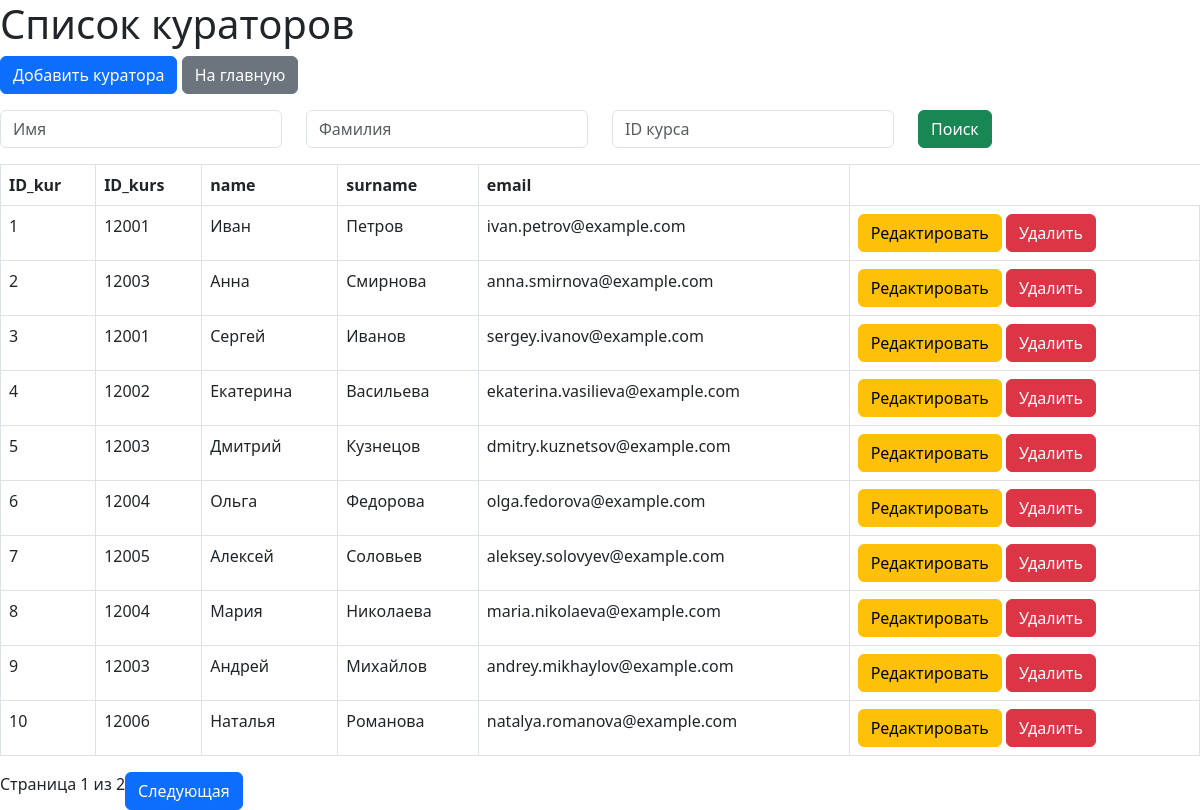
The app's page /kurators with its own data.
### models.py (models this page shows)
class Kurator(db.Model):
    __tablename__ = 'kurator'
    ID_kur = db.Column(db.Integer, primary_key=True, autoincrement = True)
    ID_kurs = db.Column(db.Integer,  db.ForeignKey('kurses.ID_kurs'),nullable=False)
    name = db.Column(db.String(60), nullable=False)
    surname = db.Column(db.String(60), nullable=False)
    email = db.Column(db.String, nullable=False)
    student =db.relationship('Student', backref='kurator',lazy = True)

### app.py (the view)
@app.route('/kurators', methods = ['GET', 'POST'])
def view_kurators():
    ID_kurs = request.args.get('ID_kurs', '')
    name = request.args.get('name', '')
    surname = request.args.get('surname', '')
    page = request.args.get('page', 1, type=int)
    query = Kurator.query
    if ID_kurs:
        query = query.filter(Kurator.ID_kurs == ID_kurs)
    if name:
        query = query.filter(Kurator.name.ilike(f'%{name}%'))
    if surname:
        query = query.filter(Kurator.surname.ilike(f'%{surname}%'))
    kurators = query.paginate(page=page, per_page=10)
    return render_template('kurators.html', kurators=kurators, ID_kurs=ID_kurs, name=name, surname=surname)

### templates/kurators.html (shortened to what this page needs)
<!DOCTYPE html>
<html lang="en">
<head>
    <link href="https://cdn.jsdelivr.net/npm/bootstrap@5.3.0/dist/css/bootstrap.min.css" rel="stylesheet">
</head>
<body>
    <h1>Список кураторов</h1>
    <a href="kurators/add" class="btn btn-primary">Добавить куратора</a>
    <a href="/" class="btn btn-secondary">На главную</a>
    <form method="GET" action="{{ url_for('view_kurators') }}" class="mt-3 mb-3">
        <div class="row">
            <div class="col">
                <input type="text" name="name" class="form-control" placeholder="Имя" value="{{ name }}">
            </div>
            <div class="col">
                <input type="text" name="surname" class="form-control" placeholder="Фамилия" value="{{ surname }}">
            </div>
            <div class="col">
                <input type="number" name="ID_kurs" class="form-control" placeholder="ID курса" value="{{ ID_kurs }}">
            </div>
            <div class="col">
                <button type="submit" class="btn btn-success">Поиск</button>
            </div>
        </div>
    </form>
    <table class="table table-bordered">
        <tr>
            <th>ID_kur</th>
            <th>ID_kurs</th>
            <th>name</th>
            <th>surname</th>
            <th>email</th>
        </tr>
        {% for kurator in kurators.items %}
        <tr>
            <td>{{ kurator.ID_kur}}</td>
            <td>{{ kurator.ID_kurs }}</td>
            <td>{{ kurator.name}}</td>
            <td>{{ kurator.surname}}</td>
            <td>{{ kurator.email}}</td>
            <td>
                <a href="{{ url_for('edit_kurator', ID_kur=kurator.ID_kur) }}" class="btn btn-warning">Редактировать</a>
                <form method="POST" action="{{ url_for('delete_kurator', ID_kur=kurator.ID_kur) }}" style="display:inline;">
                    <input type="submit" value="Удалить" class="btn btn-danger" onclick="return confirm('Вы уверены, что хотите удалить этого куратора?');">
                </form>
            </td>
        </tr>
        {% endfor %}
    </table>
    <div class="pagination">
        <span>Страница {{ kurators.page }} из {{ kurators.pages }}</span>
        {% if kurators.has_next %}
            <a href="{{ url_for('view_kurators', page=kurators.next_num, name=name, surname=surname, ID_kurs = ID_kurs) }}" class="btn btn-primary">Следующая</a>
        {% endif %}
    </div>
</body>
</html>

### records on screen
Kurator: ID_kur "1", ID_kurs "12001", name "Иван", surname "Петров", email "ivan.petrov@example.com"
Kurator: ID_kur "2", ID_kurs "12003", name "Анна", surname "Смирнова", email "anna.smirnova@example.com"
Kurator: ID_kur "3", ID_kurs "12001", name "Сергей", surname "Иванов", email "sergey.ivanov@example.com"
Kurator: ID_kur "4", ID_kurs "12002", name "Екатерина", surname "Васильева", email "ekaterina.vasilieva@example.com"
Kurator: ID_kur "5", ID_kurs "12003", name "Дмитрий", surname "Кузнецов", email "dmitry.kuznetsov@example.com"
Kurator: ID_kur "6", ID_kurs "12004", name "Ольга", surname "Федорова", email "olga.fedorova@example.com"
Kurator: ID_kur "7", ID_kurs "12005", name "Алексей", surname "Соловьев", email "aleksey.solovyev@example.com"
Kurator: ID_kur "8", ID_kurs "12004", name "Мария", surname "Николаева", email "maria.nikolaeva@example.com"
Kurator: ID_kur "9", ID_kurs "12003", name "Андрей", surname "Михайлов", email "andrey.mikhaylov@example.com"
Kurator: ID_kur "10", ID_kurs "12006", name "Наталья", surname "Романова", email "natalya.romanova@example.com"

### other values on screen
{{ kurators.page }} "1"
{{ kurators.pages }} "2"
